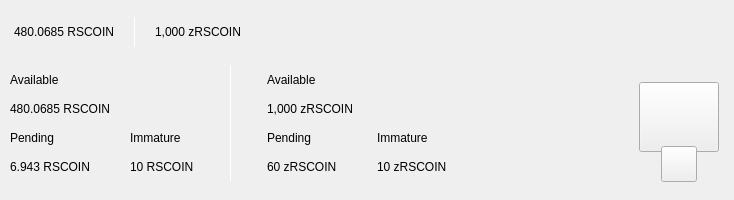
<?xml version="1.0" encoding="UTF-8"?>
<ui version="4.0">
 <class>TopBar</class>
 <widget class="QWidget" name="TopBar">
  <property name="geometry">
   <rect>
    <x>0</x>
    <y>0</y>
    <width>734</width>
    <height>200</height>
   </rect>
  </property>
  <property name="minimumSize">
   <size>
    <width>0</width>
    <height>200</height>
   </size>
  </property>
  <property name="maximumSize">
   <size>
    <width>16777215</width>
    <height>200</height>
   </size>
  </property>
  <property name="windowTitle">
   <string>Form</string>
  </property>
  <layout class="QVBoxLayout" name="verticalLayout_10" stretch="0">
   <property name="spacing">
    <number>0</number>
   </property>
   <property name="leftMargin">
    <number>0</number>
   </property>
   <property name="topMargin">
    <number>0</number>
   </property>
   <property name="rightMargin">
    <number>0</number>
   </property>
   <property name="bottomMargin">
    <number>0</number>
   </property>
   <item>
    <widget class="PFBorderImage" name="containerTop" native="true">
     <layout class="QVBoxLayout" name="verticalLayout_11">
      <property name="spacing">
       <number>0</number>
      </property>
      <property name="leftMargin">
       <number>0</number>
      </property>
      <property name="topMargin">
       <number>0</number>
      </property>
      <property name="rightMargin">
       <number>0</number>
      </property>
      <property name="bottomMargin">
       <number>0</number>
      </property>
      <item>
       <widget class="QWidget" name="top_container_2" native="true">
        <property name="minimumSize">
         <size>
          <width>0</width>
          <height>65</height>
         </size>
        </property>
        <layout class="QHBoxLayout" name="top_container">
         <property name="spacing">
          <number>0</number>
         </property>
         <property name="leftMargin">
          <number>14</number>
         </property>
         <property name="topMargin">
          <number>0</number>
         </property>
         <property name="rightMargin">
          <number>14</number>
         </property>
         <property name="bottomMargin">
          <number>0</number>
         </property>
         <item alignment="Qt::AlignVCenter">
          <widget class="QWidget" name="widgetTopAmount" native="true">
           <property name="sizePolicy">
            <sizepolicy hsizetype="Preferred" vsizetype="Maximum">
             <horstretch>0</horstretch>
             <verstretch>0</verstretch>
            </sizepolicy>
           </property>
           <layout class="QHBoxLayout" name="horizontalLayout_5">
            <property name="spacing">
             <number>0</number>
            </property>
            <property name="leftMargin">
             <number>0</number>
            </property>
            <property name="topMargin">
             <number>0</number>
            </property>
            <property name="rightMargin">
             <number>0</number>
            </property>
            <property name="bottomMargin">
             <number>0</number>
            </property>
            <item alignment="Qt::AlignTop">
             <widget class="QLabel" name="labelAmountTopPiv">
              <property name="minimumSize">
               <size>
                <width>0</width>
                <height>36</height>
               </size>
              </property>
              <property name="styleSheet">
               <string notr="true">padding:0px;margin:0px;</string>
              </property>
              <property name="text">
               <string notr="true">480.0685 RSCOIN</string>
              </property>
             </widget>
            </item>
            <item>
             <spacer name="horizontalSpacer_11">
              <property name="orientation">
               <enum>Qt::Horizontal</enum>
              </property>
              <property name="sizeType">
               <enum>QSizePolicy::Fixed</enum>
              </property>
              <property name="sizeHint" stdset="0">
               <size>
                <width>20</width>
                <height>20</height>
               </size>
              </property>
             </spacer>
            </item>
            <item alignment="Qt::AlignVCenter">
             <widget class="QLabel" name="typeSpacerTop">
              <property name="minimumSize">
               <size>
                <width>1</width>
                <height>30</height>
               </size>
              </property>
              <property name="maximumSize">
               <size>
                <width>1</width>
                <height>30</height>
               </size>
              </property>
              <property name="styleSheet">
               <string notr="true">background-color:white;
padding:0px;
border:none;</string>
              </property>
              <property name="text">
               <string/>
              </property>
             </widget>
            </item>
            <item>
             <spacer name="horizontalSpacer_12">
              <property name="orientation">
               <enum>Qt::Horizontal</enum>
              </property>
              <property name="sizeType">
               <enum>QSizePolicy::Fixed</enum>
              </property>
              <property name="sizeHint" stdset="0">
               <size>
                <width>20</width>
                <height>20</height>
               </size>
              </property>
             </spacer>
            </item>
            <item alignment="Qt::AlignTop">
             <widget class="QLabel" name="labelAmountTopzPiv">
              <property name="minimumSize">
               <size>
                <width>0</width>
                <height>36</height>
               </size>
              </property>
              <property name="text">
               <string notr="true">1,000 zRSCOIN</string>
              </property>
             </widget>
            </item>
           </layout>
          </widget>
         </item>
         <item>
          <spacer name="horizontalSpacer">
           <property name="orientation">
            <enum>Qt::Horizontal</enum>
           </property>
           <property name="sizeHint" stdset="0">
            <size>
             <width>40</width>
             <height>20</height>
            </size>
           </property>
          </spacer>
         </item>
         <item>
          <layout class="QHBoxLayout" name="horizontalLayout_4">
           <property name="spacing">
            <number>12</number>
           </property>
           <property name="rightMargin">
            <number>0</number>
           </property>
           <item alignment="Qt::AlignRight">
            <widget class="QWidget" name="layoutSync" native="true">
             <property name="minimumSize">
              <size>
               <width>0</width>
               <height>36</height>
              </size>
             </property>
             <property name="maximumSize">
              <size>
               <width>16777215</width>
               <height>36</height>
              </size>
             </property>
             <layout class="QVBoxLayout" name="verticalLayout_9">
              <property name="leftMargin">
               <number>0</number>
              </property>
              <property name="topMargin">
               <number>0</number>
              </property>
              <property name="rightMargin">
               <number>0</number>
              </property>
              <property name="bottomMargin">
               <number>0</number>
              </property>
              <item>
               <widget class="ExpandableButton" name="pushButtonSync" native="true">
                <property name="minimumSize">
                 <size>
                  <width>36</width>
                  <height>36</height>
                 </size>
                </property>
                <property name="maximumSize">
                 <size>
                  <width>16777215</width>
                  <height>36</height>
                 </size>
                </property>
               </widget>
              </item>
             </layout>
            </widget>
           </item>
           <item>
            <widget class="ExpandableButton" name="pushButtonHDUpgrade" native="true">
             <property name="minimumSize">
              <size>
               <width>36</width>
               <height>36</height>
              </size>
             </property>
            </widget>
           </item>
           <item>
            <widget class="ExpandableButton" name="pushButtonStack" native="true">
             <property name="minimumSize">
              <size>
               <width>36</width>
               <height>36</height>
              </size>
             </property>
            </widget>
           </item>
           <item>
            <widget class="ExpandableButton" name="pushButtonColdStaking" native="true">
             <property name="minimumSize">
              <size>
               <width>36</width>
               <height>36</height>
              </size>
             </property>
            </widget>
           </item>
           <item>
            <widget class="ExpandableButton" name="pushButtonConnection" native="true">
             <property name="minimumSize">
              <size>
               <width>36</width>
               <height>36</height>
              </size>
             </property>
            </widget>
           </item>
           <item>
            <widget class="ExpandableButton" name="pushButtonTor" native="true">
             <property name="minimumSize">
              <size>
               <width>36</width>
               <height>36</height>
              </size>
             </property>
            </widget>
           </item>
           <item>
            <widget class="ExpandableButton" name="pushButtonLock" native="true">
             <property name="sizePolicy">
              <sizepolicy hsizetype="Expanding" vsizetype="Expanding">
               <horstretch>0</horstretch>
               <verstretch>0</verstretch>
              </sizepolicy>
             </property>
             <property name="minimumSize">
              <size>
               <width>36</width>
               <height>0</height>
              </size>
             </property>
            </widget>
           </item>
           <item>
            <widget class="ExpandableButton" name="pushButtonTheme" native="true">
             <property name="minimumSize">
              <size>
               <width>36</width>
               <height>36</height>
              </size>
             </property>
             <property name="maximumSize">
              <size>
               <width>16777215</width>
               <height>36</height>
              </size>
             </property>
            </widget>
           </item>
           <item>
            <widget class="ExpandableButton" name="pushButtonFAQ" native="true">
             <property name="minimumSize">
              <size>
               <width>36</width>
               <height>36</height>
              </size>
             </property>
            </widget>
           </item>
          </layout>
         </item>
        </layout>
       </widget>
      </item>
      <item>
       <widget class="QWidget" name="bottom_container" native="true">
        <property name="minimumSize">
         <size>
          <width>0</width>
          <height>135</height>
         </size>
        </property>
        <layout class="QHBoxLayout" name="botton_container">
         <property name="leftMargin">
          <number>10</number>
         </property>
         <property name="topMargin">
          <number>0</number>
         </property>
         <property name="rightMargin">
          <number>10</number>
         </property>
         <property name="bottomMargin">
          <number>10</number>
         </property>
         <item>
          <layout class="QHBoxLayout" name="horizontalLayout_3">
           <property name="bottomMargin">
            <number>9</number>
           </property>
           <item>
            <layout class="QVBoxLayout" name="verticalLayout_7">
             <property name="spacing">
              <number>0</number>
             </property>
             <property name="leftMargin">
              <number>0</number>
             </property>
             <property name="rightMargin">
              <number>30</number>
             </property>
             <item>
              <layout class="QVBoxLayout" name="verticalLayout_2">
               <item>
                <widget class="QLabel" name="labelTitle1">
                 <property name="text">
                  <string>Available</string>
                 </property>
                </widget>
               </item>
               <item>
                <widget class="QLabel" name="labelAmountPiv">
                 <property name="text">
                  <string notr="true">480.0685 RSCOIN</string>
                 </property>
                </widget>
               </item>
              </layout>
             </item>
             <item>
              <layout class="QHBoxLayout" name="horizontalLayout_2">
               <property name="spacing">
                <number>0</number>
               </property>
               <item>
                <layout class="QVBoxLayout" name="verticalLayout_3">
                 <item>
                  <widget class="QLabel" name="labelTitle3">
                   <property name="text">
                    <string>Pending</string>
                   </property>
                  </widget>
                 </item>
                 <item>
                  <widget class="QLabel" name="labelPendingPiv">
                   <property name="text">
                    <string notr="true">6.943 RSCOIN</string>
                   </property>
                  </widget>
                 </item>
                </layout>
               </item>
               <item>
                <spacer name="horizontalSpacer_3">
                 <property name="orientation">
                  <enum>Qt::Horizontal</enum>
                 </property>
                 <property name="sizeType">
                  <enum>QSizePolicy::Fixed</enum>
                 </property>
                 <property name="sizeHint" stdset="0">
                  <size>
                   <width>40</width>
                   <height>20</height>
                  </size>
                 </property>
                </spacer>
               </item>
               <item>
                <layout class="QVBoxLayout" name="verticalLayout_4">
                 <item>
                  <widget class="QLabel" name="labelTitle4">
                   <property name="text">
                    <string>Immature</string>
                   </property>
                  </widget>
                 </item>
                 <item>
                  <widget class="QLabel" name="labelImmaturePiv">
                   <property name="text">
                    <string notr="true">10 RSCOIN</string>
                   </property>
                  </widget>
                 </item>
                </layout>
               </item>
              </layout>
             </item>
            </layout>
           </item>
           <item>
            <widget class="QLabel" name="typeSpacerExpanded">
             <property name="minimumSize">
              <size>
               <width>1</width>
               <height>100</height>
              </size>
             </property>
             <property name="maximumSize">
              <size>
               <width>1</width>
               <height>16777215</height>
              </size>
             </property>
             <property name="styleSheet">
              <string notr="true">background-color:white;
padding:0px;
border:none;</string>
             </property>
             <property name="text">
              <string/>
             </property>
            </widget>
           </item>
           <item>
            <widget class="QWidget" name="zerocoinBalances" native="true">
             <layout class="QVBoxLayout" name="verticalLayout_8">
              <property name="spacing">
               <number>0</number>
              </property>
              <property name="leftMargin">
               <number>30</number>
              </property>
              <property name="topMargin">
               <number>0</number>
              </property>
              <property name="rightMargin">
               <number>0</number>
              </property>
              <property name="bottomMargin">
               <number>0</number>
              </property>
              <item>
               <layout class="QVBoxLayout" name="verticalLayout">
                <item>
                 <widget class="QLabel" name="labelTitleAvailablezPiv">
                  <property name="text">
                   <string>Available</string>
                  </property>
                 </widget>
                </item>
                <item>
                 <widget class="QLabel" name="labelAvailablezPiv">
                  <property name="text">
                   <string notr="true">1,000 zRSCOIN</string>
                  </property>
                 </widget>
                </item>
               </layout>
              </item>
              <item>
               <layout class="QHBoxLayout" name="horizontalLayout">
                <property name="spacing">
                 <number>0</number>
                </property>
                <item>
                 <layout class="QVBoxLayout" name="verticalLayout_5">
                  <item>
                   <widget class="QLabel" name="labelTitlePendingzPiv">
                    <property name="text">
                     <string>Pending</string>
                    </property>
                   </widget>
                  </item>
                  <item>
                   <widget class="QLabel" name="labelPendingzPiv">
                    <property name="text">
                     <string notr="true">60 zRSCOIN</string>
                    </property>
                   </widget>
                  </item>
                 </layout>
                </item>
                <item>
                 <spacer name="horizontalSpacer_4">
                  <property name="orientation">
                   <enum>Qt::Horizontal</enum>
                  </property>
                  <property name="sizeType">
                   <enum>QSizePolicy::Fixed</enum>
                  </property>
                  <property name="sizeHint" stdset="0">
                   <size>
                    <width>40</width>
                    <height>20</height>
                   </size>
                  </property>
                 </spacer>
                </item>
                <item>
                 <layout class="QVBoxLayout" name="verticalLayout_6">
                  <item>
                   <widget class="QLabel" name="labelTitleImmaturezPiv">
                    <property name="text">
                     <string>Immature</string>
                    </property>
                   </widget>
                  </item>
                  <item>
                   <widget class="QLabel" name="labelImmaturezPiv">
                    <property name="text">
                     <string notr="true">10 zRSCOIN</string>
                    </property>
                   </widget>
                  </item>
                 </layout>
                </item>
               </layout>
              </item>
             </layout>
            </widget>
           </item>
          </layout>
         </item>
         <item>
          <spacer name="horizontalSpacer_2">
           <property name="orientation">
            <enum>Qt::Horizontal</enum>
           </property>
           <property name="sizeHint" stdset="0">
            <size>
             <width>40</width>
             <height>20</height>
            </size>
           </property>
          </spacer>
         </item>
         <item alignment="Qt::AlignHCenter|Qt::AlignVCenter">
          <widget class="QWidget" name="qrContainer" native="true">
           <property name="sizePolicy">
            <sizepolicy hsizetype="Preferred" vsizetype="Minimum">
             <horstretch>0</horstretch>
             <verstretch>0</verstretch>
            </sizepolicy>
           </property>
           <property name="minimumSize">
            <size>
             <width>90</width>
             <height>110</height>
            </size>
           </property>
           <property name="maximumSize">
            <size>
             <width>90</width>
             <height>110</height>
            </size>
           </property>
           <layout class="QVBoxLayout" name="containerQR">
            <property name="spacing">
             <number>0</number>
            </property>
            <property name="leftMargin">
             <number>5</number>
            </property>
            <property name="topMargin">
             <number>10</number>
            </property>
            <property name="rightMargin">
             <number>5</number>
            </property>
            <property name="bottomMargin">
             <number>0</number>
            </property>
            <item>
             <widget class="QPushButton" name="btnQr">
              <property name="minimumSize">
               <size>
                <width>70</width>
                <height>70</height>
               </size>
              </property>
              <property name="maximumSize">
               <size>
                <width>16777215</width>
                <height>70</height>
               </size>
              </property>
              <property name="focusPolicy">
               <enum>Qt::NoFocus</enum>
              </property>
              <property name="text">
               <string/>
              </property>
              <property name="iconSize">
               <size>
                <width>70</width>
                <height>70</height>
               </size>
              </property>
             </widget>
            </item>
            <item>
             <spacer name="verticalSpacer">
              <property name="orientation">
               <enum>Qt::Vertical</enum>
              </property>
              <property name="sizeType">
               <enum>QSizePolicy::Fixed</enum>
              </property>
              <property name="sizeHint" stdset="0">
               <size>
                <width>20</width>
                <height>20</height>
               </size>
              </property>
             </spacer>
            </item>
            <item alignment="Qt::AlignHCenter|Qt::AlignBottom">
             <widget class="QPushButton" name="pushButtonQR">
              <property name="minimumSize">
               <size>
                <width>36</width>
                <height>36</height>
               </size>
              </property>
              <property name="maximumSize">
               <size>
                <width>36</width>
                <height>36</height>
               </size>
              </property>
              <property name="focusPolicy">
               <enum>Qt::NoFocus</enum>
              </property>
              <property name="text">
               <string/>
              </property>
             </widget>
            </item>
           </layout>
          </widget>
         </item>
        </layout>
       </widget>
      </item>
     </layout>
    </widget>
   </item>
  </layout>
 </widget>
 <customwidgets>
  <customwidget>
   <class>ExpandableButton</class>
   <extends>QWidget</extends>
   <header>qt/rscoin/expandablebutton.h</header>
   <container>1</container>
  </customwidget>
  <customwidget>
   <class>PFBorderImage</class>
   <extends>QFrame</extends>
   <header>qt/rscoin/pfborderimage.h</header>
   <container>1</container>
  </customwidget>
 </customwidgets>
 <resources/>
 <connections/>
</ui>
